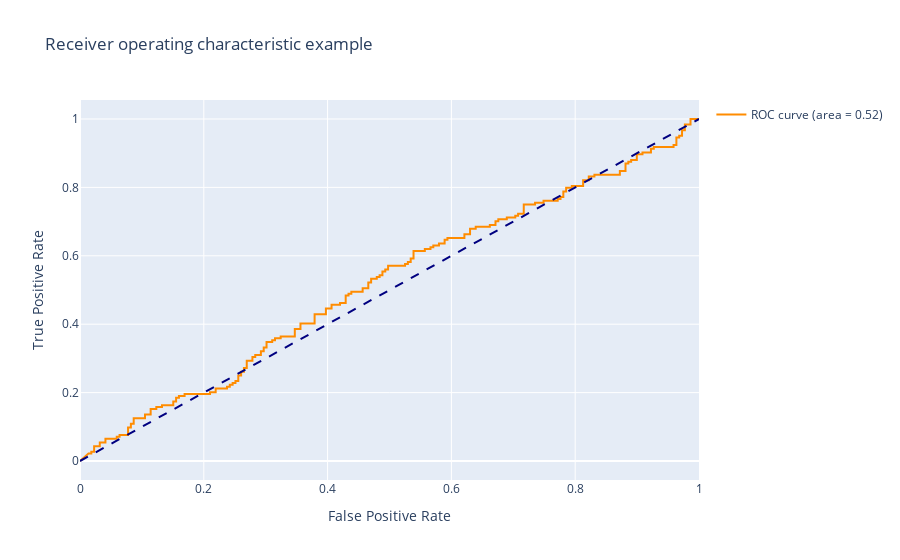

Notebook code cell kept with this figure:
### Code cell
mpl.plotRoc(ty_test.numpy(), y_prob.flatten())

### Figure 1 — Plotly figure (JSON) as saved in the notebook; plotly's stock layout.template omitted (floating-point values rounded to 4 significant figures; data arrays with more than 128 entries replaced by an {"elided": "..."} marker saying what was removed)
{"data": [{"line": {"color": "darkorange", "width": 2}, "mode": "lines", "name": "ROC curve (area = 0.52)", "type": "scatter", "x": {"elided": "195 float values"}, "y": {"elided": "195 float values"}}, {"line": {"color": "navy", "dash": "dash", "width": 2}, "mode": "lines", "showlegend": false, "type": "scatter", "x": [0, 1], "y": [0, 1]}], "layout": {"title": {"text": "Receiver operating characteristic example"}, "xaxis": {"title": {"text": "False Positive Rate"}}, "yaxis": {"title": {"text": "True Positive Rate"}}}}
